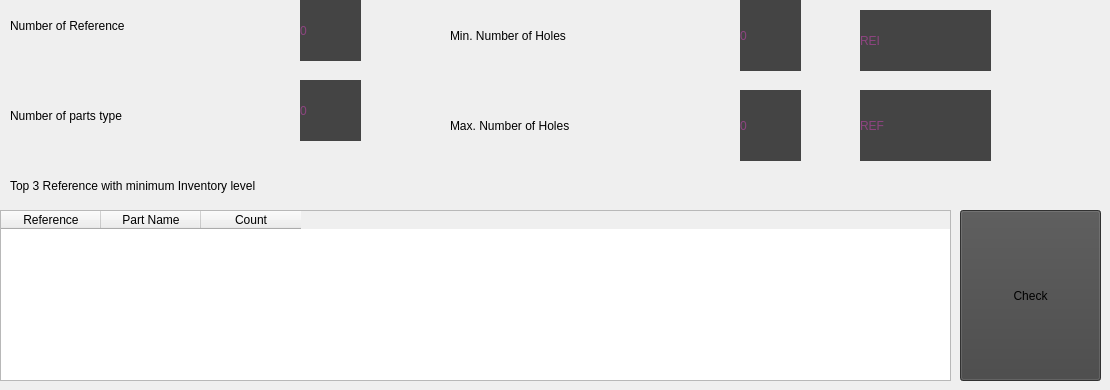
      <widget class="QWidget" name="tab_3">
       <attribute name="title">
        <string>Inventory Statics</string>
       </attribute>
       <widget class="QLabel" name="lbl_max_hole">
        <property name="geometry">
         <rect>
          <x>740</x>
          <y>90</y>
          <width>61</width>
          <height>71</height>
         </rect>
        </property>
        <property name="styleSheet">
         <string notr="true">font: 75 15pt &quot;Century Gothic&quot;;
background-color: rgb(68, 68, 68);
color: rgb(141, 68, 128);</string>
        </property>
        <property name="text">
         <string>0</string>
        </property>
       </widget>
       <widget class="QLabel" name="lbl_max_hole2">
        <property name="geometry">
         <rect>
          <x>860</x>
          <y>90</y>
          <width>131</width>
          <height>71</height>
         </rect>
        </property>
        <property name="styleSheet">
         <string notr="true">font: 75 15pt &quot;Century Gothic&quot;;
background-color: rgb(68, 68, 68);
color: rgb(141, 68, 128);</string>
        </property>
        <property name="text">
         <string>REF</string>
        </property>
       </widget>
       <widget class="QLabel" name="label_10">
        <property name="geometry">
         <rect>
          <x>450</x>
          <y>10</y>
          <width>251</width>
          <height>51</height>
         </rect>
        </property>
        <property name="text">
         <string>Min. Number of Holes</string>
        </property>
       </widget>
       <widget class="QLabel" name="label_5">
        <property name="geometry">
         <rect>
          <x>10</x>
          <y>0</y>
          <width>251</width>
          <height>51</height>
         </rect>
        </property>
        <property name="text">
         <string>Number of Reference</string>
        </property>
       </widget>
       <widget class="QLabel" name="label_11">
        <property name="geometry">
         <rect>
          <x>450</x>
          <y>100</y>
          <width>251</width>
          <height>51</height>
         </rect>
        </property>
        <property name="text">
         <string>Max. Number of Holes</string>
        </property>
       </widget>
       <widget class="QLabel" name="label_18">
        <property name="geometry">
         <rect>
          <x>10</x>
          <y>165</y>
          <width>571</width>
          <height>41</height>
         </rect>
        </property>
        <property name="styleSheet">
         <string notr="true">font: 14pt &quot;Century Gothic&quot;;
</string>
        </property>
        <property name="text">
         <string>Top 3 Reference with minimum Inventory level</string>
        </property>
       </widget>
       <widget class="QLabel" name="lbl_parts_nbr">
        <property name="geometry">
         <rect>
          <x>300</x>
          <y>80</y>
          <width>61</width>
          <height>61</height>
         </rect>
        </property>
        <property name="styleSheet">
         <string notr="true">font: 75 15pt &quot;Century Gothic&quot;;
background-color: rgb(68, 68, 68);
color: rgb(141, 68, 128);</string>
        </property>
        <property name="text">
         <string>0</string>
        </property>
       </widget>
       <widget class="QLabel" name="lbl_min_hole">
        <property name="geometry">
         <rect>
          <x>740</x>
          <y>0</y>
          <width>61</width>
          <height>71</height>
         </rect>
        </property>
        <property name="styleSheet">
         <string notr="true">font: 75 15pt &quot;Century Gothic&quot;;
background-color: rgb(68, 68, 68);
color: rgb(141, 68, 128);</string>
        </property>
        <property name="text">
         <string>0</string>
        </property>
       </widget>
       <widget class="QLabel" name="lbl_min_hole1">
        <property name="geometry">
         <rect>
          <x>860</x>
          <y>10</y>
          <width>131</width>
          <height>61</height>
         </rect>
        </property>
        <property name="styleSheet">
         <string notr="true">font: 75 15pt &quot;Century Gothic&quot;;
background-color: rgb(68, 68, 68);
color: rgb(141, 68, 128);</string>
        </property>
        <property name="text">
         <string>REI</string>
        </property>
       </widget>
       <widget class="QLabel" name="lbl_ref_nbr">
        <property name="geometry">
         <rect>
          <x>300</x>
          <y>0</y>
          <width>61</width>
          <height>61</height>
         </rect>
        </property>
        <property name="styleSheet">
         <string notr="true">font: 75 15pt &quot;Century Gothic&quot;;
background-color: rgb(68, 68, 68);
color: rgb(141, 68, 128);</string>
        </property>
        <property name="text">
         <string>0</string>
        </property>
       </widget>
       <widget class="QLabel" name="label_6">
        <property name="geometry">
         <rect>
          <x>10</x>
          <y>90</y>
          <width>251</width>
          <height>51</height>
         </rect>
        </property>
        <property name="text">
         <string>Number of parts type</string>
        </property>
       </widget>
       <widget class="QPushButton" name="chk_btn">
        <property name="geometry">
         <rect>
          <x>960</x>
          <y>210</y>
          <width>141</width>
          <height>171</height>
         </rect>
        </property>
        <property name="styleSheet">
         <string notr="true">background-color: rgb(68, 68, 68);</string>
        </property>
        <property name="text">
         <string>Check</string>
        </property>
       </widget>
       <widget class="QTableWidget" name="table2">
        <property name="geometry">
         <rect>
          <x>0</x>
          <y>210</y>
          <width>951</width>
          <height>171</height>
         </rect>
        </property>
        <property name="styleSheet">
         <string notr="true">font: 75 12pt &quot;MS Shell Dlg 2&quot;;
font: 12pt &quot;Century Gothic&quot;;
</string>
        </property>
        <column>
         <property name="text">
          <string>Reference</string>
         </property>
        </column>
        <column>
         <property name="text">
          <string>Part Name</string>
         </property>
        </column>
        <column>
         <property name="text">
          <string>Count</string>
         </property>
        </column>
       </widget>
      </widget>
